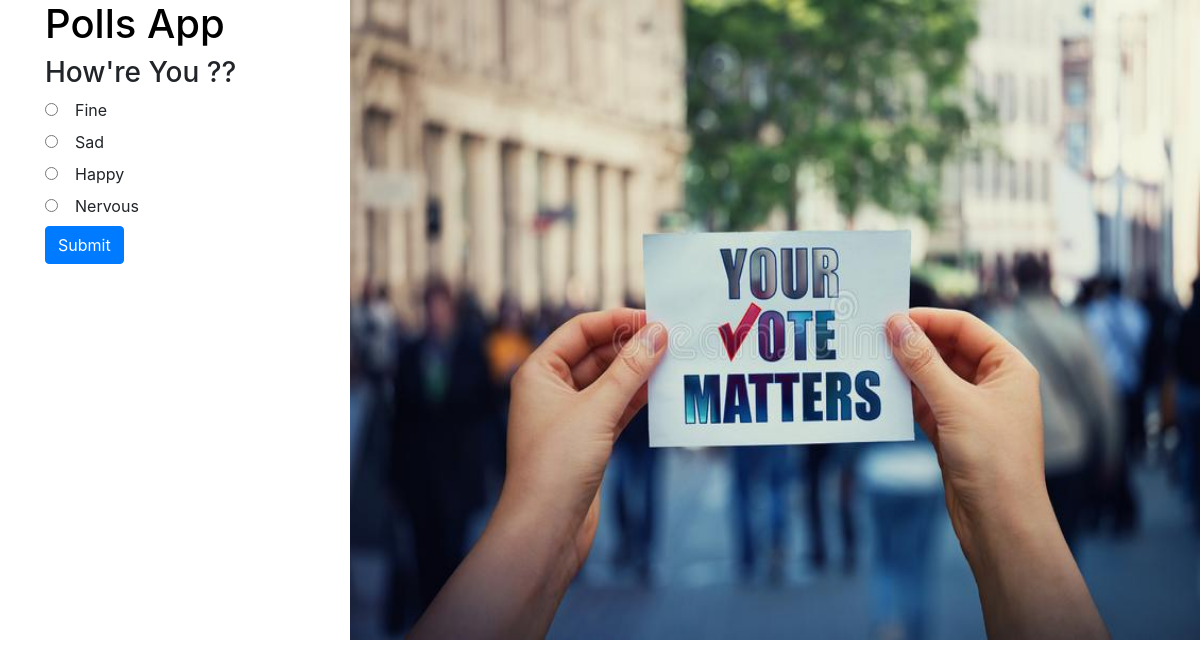
Screenshot of /polls/4/ with the database file from the repository.
### polls/models.py (models this page shows, shortened)
class Question(models.Model):
    question_text = models.CharField(max_length=500,)
    pub_date = models.DateField(verbose_name='Date Published')

class Choice(models.Model):
    question = models.ForeignKey(Question, on_delete=models.CASCADE)
    choice_text = models.CharField(max_length=500)
    votes = models.IntegerField(default=0)

### polls/views.py (the view)
# urls.py: path('polls/<int:id>/', views.details, name='polls-details'),
def details(request, id):
    context = {
        'question': get_object_or_404(Question, pk=id)
    }
    return render(request, 'polls/details.html', context)

### polls/templates/polls/details.html (shortened to what this page needs)
{% load static %}
<!DOCTYPE html>
<html lang="en">
<head>
    <link rel="stylesheet" href="{% static 'polls/css/style.css' %}">
    <link rel="stylesheet" href="https://cdn.jsdelivr.net/npm/bootstrap@4.6.0/dist/css/bootstrap.min.css">
    <img src="{% static 'polls/images/vote.jpg' %}" align="right" width="850" height="640" alt="background-image">
</head>
<body class="detail">
        <div class="container">
            <h1>Polls App</h1>
            <h3>{{ question.question_text }}</h3>
            <form action="{% url 'polls-vote' question.id %}" method="post">
                {% for c in question.choice_set.all %}
                <input type="radio" name="choice" id="{{ forloop.counter }}" value="{{ c.id }}">
                <label for="{{ forloop.counter }}">{{ c.choice_text }}</label>
                <br>
                {% endfor %}
                <input type="submit" class="btn btn-primary" value="Submit">
            </form>
        </div>
</body>
</html>

### static/polls/css/style.css (style rules this page uses)
.container h1 { color:rgb(0, 0, 0); }

### rows the page displays
Question: question_text "How're You ??"
Choice: choice_text "Fine"
Choice: choice_text "Sad"
Choice: choice_text "Happy"
Choice: choice_text "Nervous"
